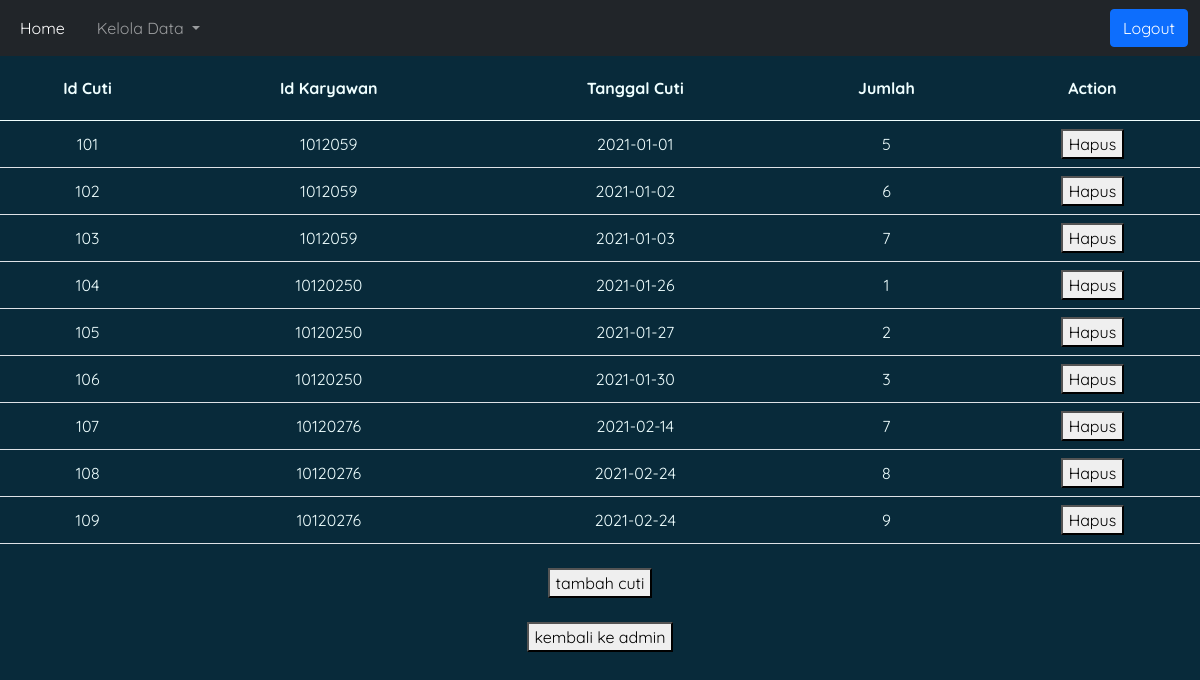
Screenshot of /cuti.php with the database file from the repository.
### tables this page shows
CREATE TABLE `cuti` (
  `id_cuti` int(11) NOT NULL,
  `id_karyawan` int(11) NOT NULL,
  `tanggal_cuti` date NOT NULL,
  `jumlah` int(11) NOT NULL
);

### cuti.php (the view, shortened to what this page needs)
<!doctype html>
<html lang="en">
<?php include("koneksi.php"); ?>
<head>
  <link href="css/bootstrap.css" rel="stylesheet">
<nav class="navbar navbar-expand-sm bg-dark navbar-dark">
<div class="container-fluid">
  <div class="collapse navbar-collapse" id="navbarLeftAlignExample">
    <ul class="navbar-nav me-auto mb-2 mb-lg-0 gap-3">
      <li class="nav-item">
        <a class="nav-link active" aria-current="page" href="index.php">Home</a>
      </li>
      <li class="nav-item dropdown">
        <a class="nav-link dropdown-toggle" href="#" id="navbarDropdown" role="button" data-bs-toggle="dropdown" aria-expanded="false">
          Kelola Data
        </a>
      </li>
    </ul>
    <a href="../indexlogin.php" type="button" class="btn btn-primary btn-logout">Logout</a>
  </div>
</div>
</nav>
  <table class="table align-middle mb-0 bg-white text-center pt-3">
    <thead class="head">
              <tr>
                <th>Id Cuti</th>
                <th>Id Karyawan</th>
                <th>Tanggal Cuti</th>
                <th>Jumlah</th>
                <th>Action</th>
              </tr>
            </thead>
            <tbody>
              <?php
              $sql = "SELECT * FROM cuti";
              $query = mysqli_query($db, $sql);
              while($cuti = mysqli_fetch_array($query)){
                echo "<tr>";
                echo "<td>".$cuti['id_cuti']."</td>";
                echo "<td>".$cuti['id_karyawan']."</td>";
                echo "<td>".$cuti['tanggal_cuti']."</td>";
                echo "<td>".$cuti['jumlah']."</td>";
                echo "<td>";
                echo "<a href='hapuscuti.php?id_cuti=".$cuti['id_cuti']."'><button>Hapus</button></a>";
                echo "</td>";
                echo "</tr>";
              }
              ?>
            </tbody>
          </table>
          <center>
  <br><a href="tmbhcuti.php"><button>tambah cuti</button></a></br>
	<br><a href="indexadmin.php"><button>kembali ke admin</button></a></br>
      </center>
  </body>
</html>

### cuti.php (style rules this page uses)
* { font-family: 'Quicksand', sans-serif; }
thead { background: #082A3A !important; color: azure !important; }
tbody { background: #082A3A !important; color: azure !important; }
th { padding-top: 20px !important; padding-bottom: 20px !important; }

### rows the page displays
cuti: id_cuti "101", id_karyawan "1012059", tanggal_cuti "2021-01-01", jumlah "5"
cuti: id_cuti "102", id_karyawan "1012059", tanggal_cuti "2021-01-02", jumlah "6"
cuti: id_cuti "103", id_karyawan "1012059", tanggal_cuti "2021-01-03", jumlah "7"
cuti: id_cuti "104", id_karyawan "10120250", tanggal_cuti "2021-01-26", jumlah "1"
cuti: id_cuti "105", id_karyawan "10120250", tanggal_cuti "2021-01-27", jumlah "2"
cuti: id_cuti "106", id_karyawan "10120250", tanggal_cuti "2021-01-30", jumlah "3"
cuti: id_cuti "107", id_karyawan "10120276", tanggal_cuti "2021-02-14", jumlah "7"
cuti: id_cuti "108", id_karyawan "10120276", tanggal_cuti "2021-02-24", jumlah "8"
cuti: id_cuti "109", id_karyawan "10120276", tanggal_cuti "2021-02-24", jumlah "9"
